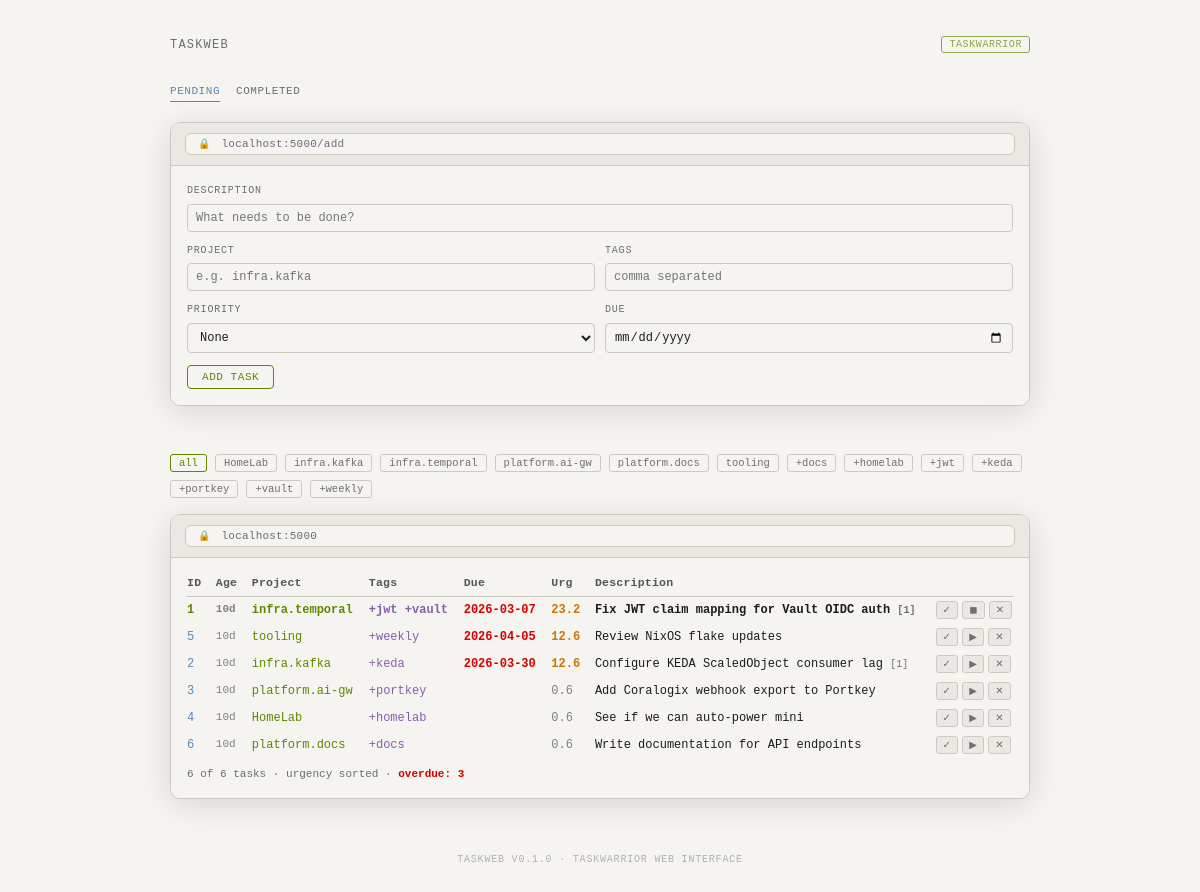
The page / on the database its author committed.
### tables this page shows
CREATE TABLE tasks (uuid STRING PRIMARY KEY, data STRING);

### taskweb/server.py (the view)
    @app.route("/")
    def index():
        project_filter = request.args.get("project", "")
        tag_filter = request.args.get("tag", "")
        filter_str = ""
        if project_filter:
            filter_str += f"project:{project_filter} "
        if tag_filter:
            filter_str += f"+{tag_filter} "
        tasks = get_pending_tasks(filter_str.strip())
        derived = derive_from_tasks(tasks)
        return render_template(
            "index.html",
            tasks=tasks,
            projects=derived["projects"],
            tags=derived["tags"],
            counts=derived["counts"],
            current_project=project_filter,
            current_tag=tag_filter,
        )

### taskweb/tasks.py (called while the page is built, shortened)
def _db_path() -> Path:
    data_dir = os.environ.get("TASKDATA", os.path.expanduser("~/.local/share/task"))
    return Path(data_dir) / "taskchampion.sqlite3"

def _connect() -> sqlite3.Connection:
    return sqlite3.connect(str(_db_path()))

def _calculate_urgency(due: str, priority: str, start: str, tags: list[str], status: str) -> float:
    urg = 0.0
    if due:
        try:
            days_until = (int(due) - time.time()) / 86400
            if days_until < 0:
                urg += 12.0
            elif days_until < 7:
                urg += 8.0
            elif days_until < 14:
                urg += 4.0
            else:
                urg += 1.0
        except (ValueError, TypeError):
            pass
    if priority == "H":
        urg += 6.0
    elif priority == "M":
        urg += 3.9
    elif priority == "L":
        urg += 1.8
    if start:
        urg += 4.0
    if tags:
        urg += min(len(tags), 3) * 0.6
    return round(urg, 1)

def _get_working_set(conn: sqlite3.Connection) -> dict[str, int]:
    c = conn.cursor()
    c.execute("SELECT id, uuid FROM working_set")
    return {uuid: id_ for id_, uuid in c.fetchall()}

def get_tasks(status_filter: str = "") -> list[Task]:
    conn = _connect()
    try:
        working_set = _get_working_set(conn)
        c = conn.cursor()
        c.execute("SELECT uuid, data FROM tasks")
        tasks = []
        for uuid, data_str in c.fetchall():
            data = json.loads(data_str)
            if status_filter and data.get("status", "pending") != status_filter:
                continue
            tasks.append(_parse_task_data(uuid, data, working_set))
        tasks.sort(key=lambda t: t.urgency, reverse=True)
        return tasks
    finally:
        conn.close()

def get_pending_tasks(filter_str: str = "") -> list[Task]:
    tasks = get_tasks("pending")
    if not filter_str:
        return tasks

def derive_from_tasks(tasks: list[Task]) -> dict:
    projects = sorted({t.project for t in tasks if t.project})
    tags = set()
    for t in tasks:
        tags.update(t.tags)
    overdue = [t for t in tasks if t.is_overdue]
    return {
        "projects": projects,
        "tags": sorted(tags),
        "counts": {
            "pending": len(tasks),
            "overdue": len(overdue),
        },
    }

    @property
    def is_active(self) -> bool:
        return bool(self.start)

    @property
    def is_recurring(self) -> bool:
        return bool(self.recur)

### taskweb/templates/index.html (shortened to what this page needs)
{% extends "base.html" %}
{% block content %}
<div class="add-form">
  <div class="window form-window">
    <div class="titlebar">
      <div class="address-bar"><span class="lock">🔒</span> localhost:5000/add</div>
    </div>
    <div class="content">
      <form method="POST" action="{{ url_for('add') }}">
        <div class="form-grid">
          <div class="full">
            <label for="description">Description</label>
            <input type="text" id="description" name="description" placeholder="What needs to be done?" required>
          </div>
          <div>
            <label for="project">Project</label>
            <input type="text" id="project" name="project" placeholder="e.g. infra.kafka" list="project-list">
          </div>
          <div>
            <label for="tags">Tags</label>
            <input type="text" id="tags" name="tags" placeholder="comma separated">
          </div>
          <div>
            <label for="priority">Priority</label>
            <select id="priority" name="priority">
              <option value="">None</option>
            </select>
          </div>
          <div>
            <label for="due">Due</label>
            <input type="date" id="due" name="due">
          </div>
        </div>
        <div class="form-actions">
          <button type="submit" class="btn-submit">Add Task</button>
        </div>
      </form>
    </div>
  </div>
</div>
{% if projects or tags %}
<div class="filters">
  <a href="{{ url_for('index') }}" class="filter-chip {% if not current_project and not current_tag %}active{% endif %}">all</a>
  {% for p in projects %}
  <a href="{{ url_for('index', project=p) }}" class="filter-chip {% if current_project == p %}active{% endif %}">{{ p }}</a>
  {% endfor %}
  {% for t in tags %}
  <a href="{{ url_for('index', tag=t) }}" class="filter-chip {% if current_tag == t %}active{% endif %}">+{{ t }}</a>
  {% endfor %}
</div>
{% endif %}
<div class="window">
  <div class="titlebar">
    <div class="address-bar"><span class="lock">🔒</span> localhost:5000{% if current_project %}?project={{ current_project }}{% elif current_tag %}?tag={{ current_tag }}{% endif %}</div>
  </div>
  <div class="content">
    {% if tasks %}
    <table class="tw">
      <thead>
        <tr>
          <th>ID</th>
          <th>Age</th>
          <th>Project</th>
          <th>Tags</th>
          <th>Due</th>
          <th>Urg</th>
          <th>Description</th>
          <th></th>
        </tr>
      </thead>
      <tbody>
        {% for task in tasks %}
        <tr class="{% if task.is_active %}active-row{% endif %}">
          <td class="{% if task.is_recurring %}recur{% else %}id{% endif %}">{{ task.id }}</td>
          <td class="age">{{ task.age }}</td>
          <td class="proj">{{ task.project }}</td>
          <td class="{% if 'next' in task.tags %}tag-next{% else %}tag{% endif %}">
            {% for t in task.tags %}+{{ t }}{% if not loop.last %} {% endif %}{% endfor %}
          </td>
          <td class="{% if task.is_overdue %}due{% elif task.due %}due-ok{% endif %}">{{ task.due_formatted }}</td>
          <td class="{% if task.urgency >= 10 %}urg-hi{% elif task.urgency >= 4 %}urg{% else %}urg-lo{% endif %}">{{ "%.1f"|format(task.urgency) }}</td>
          <td class="desc">
            <a href="{{ url_for('task_detail', uuid=task.uuid) }}" class="task-link">
              {{ task.description }}{% if task.is_recurring %} ↻{% endif %}{% if task.annotations %} <span class="annotation-count">[{{ task.annotations|length }}]</span>{% endif %}
            </a>
          </td>
          <td>
            <div class="actions">
              <form method="POST" action="{{ url_for('done', uuid=task.uuid) }}">
                <button type="submit" class="btn btn-done" title="Complete">✓</button>
              </form>
              {% if task.is_active %}
              <form method="POST" action="{{ url_for('stop', uuid=task.uuid) }}">
                <button type="submit" class="btn btn-start" title="Stop">◼</button>
              </form>
              {% else %}
              <form method="POST" action="{{ url_for('start', uuid=task.uuid) }}">
                <button type="submit" class="btn btn-start" title="Start">▶</button>
              </form>
              {% endif %}
              <form method="POST" action="{{ url_for('delete', uuid=task.uuid) }}">
                <button type="submit" class="btn btn-delete" title="Delete">✕</button>
              </form>
            </div>
          </td>
        </tr>
        {% endfor %}
      </tbody>
    </table>
    <div class="tw-footer">
      {{ tasks|length }} of {{ counts.pending }} tasks · urgency sorted
      {% if counts.overdue %} · <span class="due">overdue: {{ counts.overdue }}</span>{% endif %}
    </div>
    {% else %}
    <div class="empty">No pending tasks. Add one above.</div>
    {% endif %}
  </div>
</div>
{% endblock %}

### taskweb/static/style.css (style rules this page uses)
:root { --bg: #f5f4f0; --chrome: #eae8e2; --border: #ccc9c0; --text: #1c1c1e; --dim: #6e6e73; --tw-header:#555; --tw-id: #5f87af; --tw-age: #808080; --tw-proj: #5f8700; --tw-tag: #875faf; --tw-due: #d70000; --tw-due-ok:#5f87af; --tw-urg: #d75f00; --tw-urghi:#cc7700; --tw-done: #6c6c6c; --tw-desc: #1c1c1e; --tw-act: #5f8700; --tw-block:#af8700; --tw-recur:#008787; --tw-sep: #ccc9c0; --tw-cnt: #6e6e73; --tw-next: #5f5faf; --flash-success: #5f8700; --flash-error: #d70000; }
* { box-sizing:border-box;margin:0;padding:0 }
body { background: var(--bg); color: var(--text); font-family: -apple-system, BlinkMacSystemFont, 'SF Pro Text', 'Helvetica Neue', sans-serif; min-height: 100vh; display: flex; flex-direction: column; align-items: center; padding: 36px 20px 56px; transition: background .2s, color .2s; }
.window { width: 100%; max-width: 860px; border-radius: 10px; overflow: hidden; border: 1px solid var(--border); box-shadow: 0 6px 32px rgba(0,0,0,.12); margin-bottom: 24px; transition: border-color .2s; }
.titlebar { background: var(--chrome); border-bottom: 1px solid var(--border); padding: 10px 14px; display: flex; align-items: center; gap: 12px; transition: background .2s, border-color .2s; }
.address-bar { flex: 1; background: var(--bg); border: 1px solid var(--border); border-radius: 6px; padding: 4px 12px; font-family: 'SF Mono', 'Menlo', 'Monaco', 'Courier New', monospace; font-size: 11px; color: var(--dim); letter-spacing: .02em; white-space: nowrap; overflow: hidden; text-overflow: ellipsis; }
.lock { font-size: 10px; margin-right: 4px; }
.content { background: var(--bg); padding: 14px 16px; font-family: 'SF Mono', monospace; font-size: 12px; line-height: 1.75; overflow-x: auto; transition: background .2s; }
table.tw { width: 100%; border-collapse: collapse; }
table.tw th { color: var(--tw-header); font-weight: 700; text-align: left; padding: 1px 14px 3px 0; border-bottom: 1px solid var(--tw-sep); white-space: nowrap; font-size: 11.5px; letter-spacing: .02em; }
table.tw td { padding: 3px 14px 3px 0; vertical-align: top; white-space: nowrap; }
table.tw th:last-child, table.tw td:last-child { padding-right: 0; }
tr.active-row td { font-weight: 700 }
tr.active-row .desc { color: var(--tw-act) }
tr.active-row .id { color: var(--tw-act) }
.id { color: var(--tw-id) }
.age { color: var(--tw-age); font-size: 11px }
.proj { color: var(--tw-proj) }
.tag { color: var(--tw-tag) }
.due { color: var(--tw-due); font-weight: 700 }
.urg-hi { color: var(--tw-urghi); font-weight: 700 }
.urg-lo { color: var(--tw-age) }
.desc { color: var(--tw-desc) }
.tw-footer { margin-top: 6px; color: var(--tw-cnt); font-size: 11px }
.annotation-count { color: var(--dim); font-size: 10px; }
.actions { display: flex; gap: 4px; }
.btn { font-family: 'SF Mono', monospace; font-size: 10px; letter-spacing: .03em; text-transform: uppercase; border: 1px solid var(--border); background: var(--chrome); color: var(--dim); padding: 2px 6px; border-radius: 3px; cursor: pointer; transition: all .15s; }
.add-form { width: 100%; max-width: 860px; margin-bottom: 24px; }
.form-window .content { padding: 16px; }
.form-grid { display: grid; grid-template-columns: 1fr 1fr; gap: 10px; }
.form-grid .full { grid-column: 1 / -1; }
.form-grid label { display: block; font-family: 'SF Mono', monospace; font-size: 10px; text-transform: uppercase; letter-spacing: .08em; color: var(--dim); margin-bottom: 4px; }
.form-grid input, .form-grid select { width: 100%; font-family: 'SF Mono', monospace; font-size: 12px; padding: 6px 8px; border: 1px solid var(--border); border-radius: 4px; background: var(--bg); color: var(--text); transition: border-color .15s; }
.form-actions { margin-top: 12px; display: flex; gap: 8px; }
.btn-submit { font-family: 'SF Mono', monospace; font-size: 11px; letter-spacing: .05em; text-transform: uppercase; border: 1px solid var(--tw-proj); background: transparent; color: var(--tw-proj); padding: 5px 14px; border-radius: 4px; cursor: pointer; transition: all .15s; }
.filters { width: 100%; max-width: 860px; display: flex; gap: 8px; margin-bottom: 16px; flex-wrap: wrap; font-family: 'SF Mono', monospace; font-size: 10.5px; }
.filter-chip { color: var(--dim); text-decoration: none; padding: 2px 8px; border: 1px solid var(--border); border-radius: 3px; transition: all .15s; }
.filter-chip.active { border-color: var(--tw-proj); color: var(--tw-proj); }
.task-link { color: var(--tw-desc); text-decoration: none; transition: color .15s; }

### rows shown on the page
tasks: id "1", age "10d", project "infra.temporal", tags "jwt" "vault", due_formatted "2026-03-07", urgency "23.2", description "Fix JWT claim mapping for Vault OIDC auth", annotations|length "1"
tasks: id "5", age "10d", project "tooling", tags "weekly", due_formatted "2026-04-05", urgency "12.6", description "Review NixOS flake updates"
tasks: id "2", age "10d", project "infra.kafka", tags "keda", due_formatted "2026-03-30", urgency "12.6", description "Configure KEDA ScaledObject consumer lag", annotations|length "1"
tasks: id "3", age "10d", project "platform.ai-gw", tags "portkey", urgency "0.6", description "Add Coralogix webhook export to Portkey"
tasks: id "4", age "10d", project "HomeLab", tags "homelab", urgency "0.6", description "See if we can auto-power mini"
tasks: id "6", age "10d", project "platform.docs", tags "docs", urgency "0.6", description "Write documentation for API endpoints"

### other values the page prints
{{ p }} "HomeLab" "infra.kafka" "infra.temporal" "platform.ai-gw" "platform.docs" "tooling"
{{ t }} "docs" "homelab" "jwt" "keda" "portkey" "vault" "weekly"
{{ tasks|length }} "6"
{{ counts.pending }} "6"
{{ counts.overdue }} "3"
